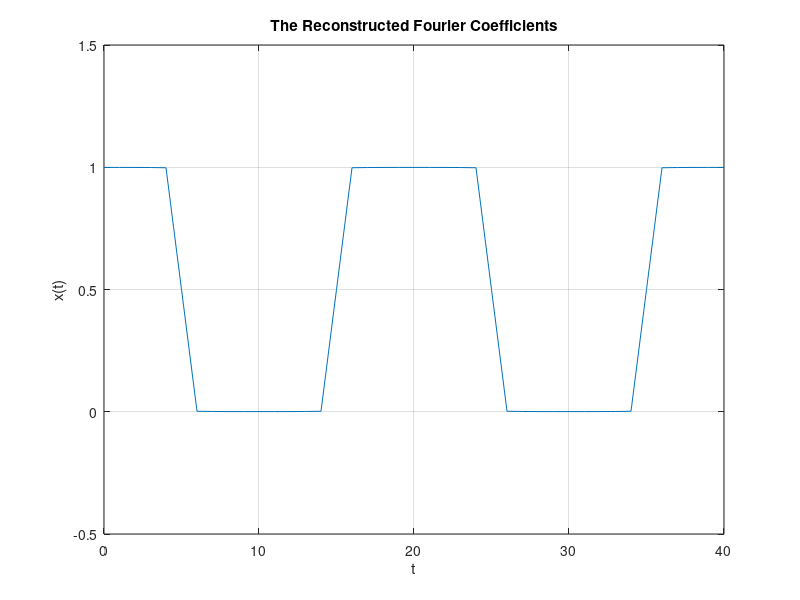

Write MATLAB code to recreate this figure.
% A6 x2(t)
% This script reconstructs the time-domain signal x(t) from its Fourier coefficients.
% It displays a plot of the reconstructed signal x(t)
n = -500:500;
D_n(n == 0) = 0.5;
D_n(n ~= 0) = sin(pi/2 .* n(n ~= 0)) ./ (pi .* n(n ~= 0));

t = 0:1:40; % Adjusted to cover two periods
w = pi * 0.1;
x = zeros(size(t));

% This loop sums all Fourier coefficients
for i = 1:length(n)
    x = x + D_n(i) * exp(1j * n(i) * w * t);
end

figure(5);
plot(t, x)
xlabel('t');
ylabel('x(t)');
title('The Reconstructed Fourier Coefficients');
axis([0 40 -0.5 1.5]); % Adjusted axis limits to cover two periods
grid on;